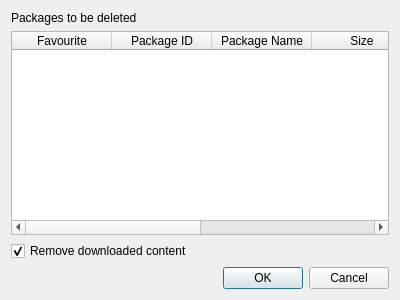
<?xml version="1.0" encoding="UTF-8"?>
<ui version="4.0">
 <class>deleteDialog</class>
 <widget class="QDialog" name="deleteDialog">
  <property name="geometry">
   <rect>
    <x>0</x>
    <y>0</y>
    <width>400</width>
    <height>300</height>
   </rect>
  </property>
  <property name="windowTitle">
   <string>Delete Packages</string>
  </property>
  <layout class="QGridLayout" name="gridLayout">
   <item row="0" column="0">
    <widget class="QLabel" name="labelPackagesToDelete">
     <property name="text">
      <string>Packages to be deleted</string>
     </property>
    </widget>
   </item>
   <item row="1" column="0">
    <widget class="QTableWidget" name="tableDelete">
     <column>
      <property name="text">
       <string>Favourite</string>
      </property>
     </column>
     <column>
      <property name="text">
       <string>Package ID</string>
      </property>
     </column>
     <column>
      <property name="text">
       <string>Package Name</string>
      </property>
     </column>
     <column>
      <property name="text">
       <string>Size</string>
      </property>
     </column>
     <column>
      <property name="text">
       <string>Language</string>
      </property>
     </column>
     <column>
      <property name="text">
       <string>Date Installed</string>
      </property>
     </column>
    </widget>
   </item>
   <item row="3" column="0">
    <widget class="QDialogButtonBox" name="buttonBox">
     <property name="orientation">
      <enum>Qt::Horizontal</enum>
     </property>
     <property name="standardButtons">
      <set>QDialogButtonBox::Cancel|QDialogButtonBox::Ok</set>
     </property>
    </widget>
   </item>
   <item row="2" column="0">
    <widget class="QCheckBox" name="boxRemoveDownloadedContent">
     <property name="toolTip">
      <string>&lt;html&gt;&lt;head/&gt;&lt;body&gt;&lt;p&gt;If checked, the application will delete all of the downloaded files for a package during the uninstallation process.&lt;/p&gt;&lt;/body&gt;&lt;/html&gt;</string>
     </property>
     <property name="text">
      <string>Remove downloaded content</string>
     </property>
     <property name="checked">
      <bool>true</bool>
     </property>
    </widget>
   </item>
  </layout>
 </widget>
 <tabstops>
  <tabstop>tableDelete</tabstop>
  <tabstop>boxRemoveDownloadedContent</tabstop>
  <tabstop>buttonBox</tabstop>
 </tabstops>
 <resources/>
 <connections>
  <connection>
   <sender>buttonBox</sender>
   <signal>accepted()</signal>
   <receiver>deleteDialog</receiver>
   <slot>accept()</slot>
   <hints>
    <hint type="sourcelabel">
     <x>248</x>
     <y>254</y>
    </hint>
    <hint type="destinationlabel">
     <x>157</x>
     <y>274</y>
    </hint>
   </hints>
  </connection>
  <connection>
   <sender>buttonBox</sender>
   <signal>rejected()</signal>
   <receiver>deleteDialog</receiver>
   <slot>reject()</slot>
   <hints>
    <hint type="sourcelabel">
     <x>316</x>
     <y>260</y>
    </hint>
    <hint type="destinationlabel">
     <x>286</x>
     <y>274</y>
    </hint>
   </hints>
  </connection>
 </connections>
</ui>
